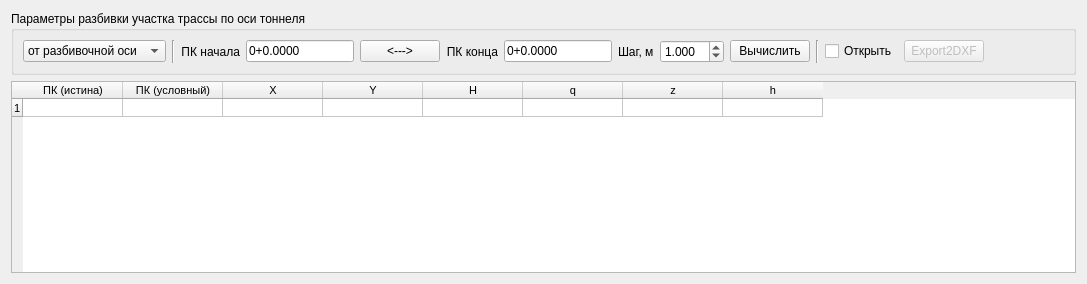
      <widget class="QWidget" name="tab_5">
       <attribute name="title">
        <string>Разбивка трассы</string>
       </attribute>
       <layout class="QVBoxLayout" name="verticalLayout_5">
        <item>
         <widget class="QGroupBox" name="groupBox_2">
          <property name="title">
           <string>Параметры разбивки участка трассы по оси тоннеля</string>
          </property>
          <layout class="QHBoxLayout" name="horizontalLayout">
           <item>
            <widget class="QComboBox" name="TypeOsComboBox_3">
             <property name="minimumSize">
              <size>
               <width>125</width>
               <height>0</height>
              </size>
             </property>
             <property name="currentIndex">
              <number>0</number>
             </property>
             <item>
              <property name="text">
               <string>от разбивочной оси </string>
              </property>
             </item>
             <item>
              <property name="text">
               <string>от оси пути</string>
              </property>
             </item>
             <item>
              <property name="text">
               <string>от оси тоннеля</string>
              </property>
             </item>
            </widget>
           </item>
           <item>
            <widget class="Line" name="line">
             <property name="orientation">
              <enum>Qt::Vertical</enum>
             </property>
            </widget>
           </item>
           <item>
            <widget class="QLabel" name="label_14">
             <property name="text">
              <string>ПК начала</string>
             </property>
             <property name="alignment">
              <set>Qt::AlignRight|Qt::AlignTrailing|Qt::AlignVCenter</set>
             </property>
            </widget>
           </item>
           <item>
            <widget class="QLineEdit" name="lineEdit_RazbivkaPKnach">
             <property name="minimumSize">
              <size>
               <width>70</width>
               <height>0</height>
              </size>
             </property>
             <property name="text">
              <string>0+0.0000</string>
             </property>
            </widget>
           </item>
           <item>
            <widget class="QPushButton" name="pushButton_Revert">
             <property name="text">
              <string>&lt;---&gt;</string>
             </property>
            </widget>
           </item>
           <item>
            <widget class="QLabel" name="label_15">
             <property name="text">
              <string>ПК конца</string>
             </property>
             <property name="alignment">
              <set>Qt::AlignRight|Qt::AlignTrailing|Qt::AlignVCenter</set>
             </property>
            </widget>
           </item>
           <item>
            <widget class="QLineEdit" name="lineEdit_RazbivkaPKkon">
             <property name="minimumSize">
              <size>
               <width>70</width>
               <height>0</height>
              </size>
             </property>
             <property name="text">
              <string>0+0.0000</string>
             </property>
            </widget>
           </item>
           <item>
            <widget class="QLabel" name="label_16">
             <property name="text">
              <string>Шаг, м</string>
             </property>
            </widget>
           </item>
           <item>
            <widget class="QDoubleSpinBox" name="doubleSpinBox_RazbivkaL">
             <property name="decimals">
              <number>3</number>
             </property>
             <property name="minimum">
              <double>0.010000000000000</double>
             </property>
             <property name="singleStep">
              <double>0.500000000000000</double>
             </property>
             <property name="value">
              <double>1.000000000000000</double>
             </property>
            </widget>
           </item>
           <item>
            <widget class="QPushButton" name="pushButton_Razbivka">
             <property name="text">
              <string>Вычислить</string>
             </property>
            </widget>
           </item>
           <item>
            <widget class="Line" name="line_4">
             <property name="orientation">
              <enum>Qt::Vertical</enum>
             </property>
            </widget>
           </item>
           <item>
            <widget class="QCheckBox" name="checkBox">
             <property name="text">
              <string>Открыть</string>
             </property>
            </widget>
           </item>
           <item>
            <widget class="QPushButton" name="pushButtonExport2DXF">
             <property name="enabled">
              <bool>false</bool>
             </property>
             <property name="text">
              <string>Export2DXF</string>
             </property>
            </widget>
           </item>
           <item>
            <spacer name="horizontalSpacer_8">
             <property name="orientation">
              <enum>Qt::Horizontal</enum>
             </property>
             <property name="sizeHint" stdset="0">
              <size>
               <width>40</width>
               <height>20</height>
              </size>
             </property>
            </spacer>
           </item>
           <item>
            <spacer name="horizontalSpacer_7">
             <property name="orientation">
              <enum>Qt::Horizontal</enum>
             </property>
             <property name="sizeHint" stdset="0">
              <size>
               <width>40</width>
               <height>20</height>
              </size>
             </property>
            </spacer>
           </item>
          </layout>
         </widget>
        </item>
        <item>
         <widget class="QTableWidget" name="tableWidget">
          <property name="font">
           <font>
            <pointsize>8</pointsize>
           </font>
          </property>
          <property name="contextMenuPolicy">
           <enum>Qt::CustomContextMenu</enum>
          </property>
          <property name="editTriggers">
           <set>QAbstractItemView::NoEditTriggers</set>
          </property>
          <property name="alternatingRowColors">
           <bool>true</bool>
          </property>
          <attribute name="verticalHeaderDefaultSectionSize">
           <number>18</number>
          </attribute>
          <row>
           <property name="text">
            <string>1</string>
           </property>
          </row>
          <column>
           <property name="text">
            <string>ПК (истина)</string>
           </property>
          </column>
          <column>
           <property name="text">
            <string>ПК (условный)</string>
           </property>
          </column>
          <column>
           <property name="text">
            <string>X</string>
           </property>
          </column>
          <column>
           <property name="text">
            <string>Y</string>
           </property>
          </column>
          <column>
           <property name="text">
            <string>H</string>
           </property>
          </column>
          <column>
           <property name="text">
            <string>q</string>
           </property>
          </column>
          <column>
           <property name="text">
            <string>z</string>
           </property>
          </column>
          <column>
           <property name="text">
            <string>h</string>
           </property>
          </column>
         </widget>
        </item>
       </layout>
      </widget>
